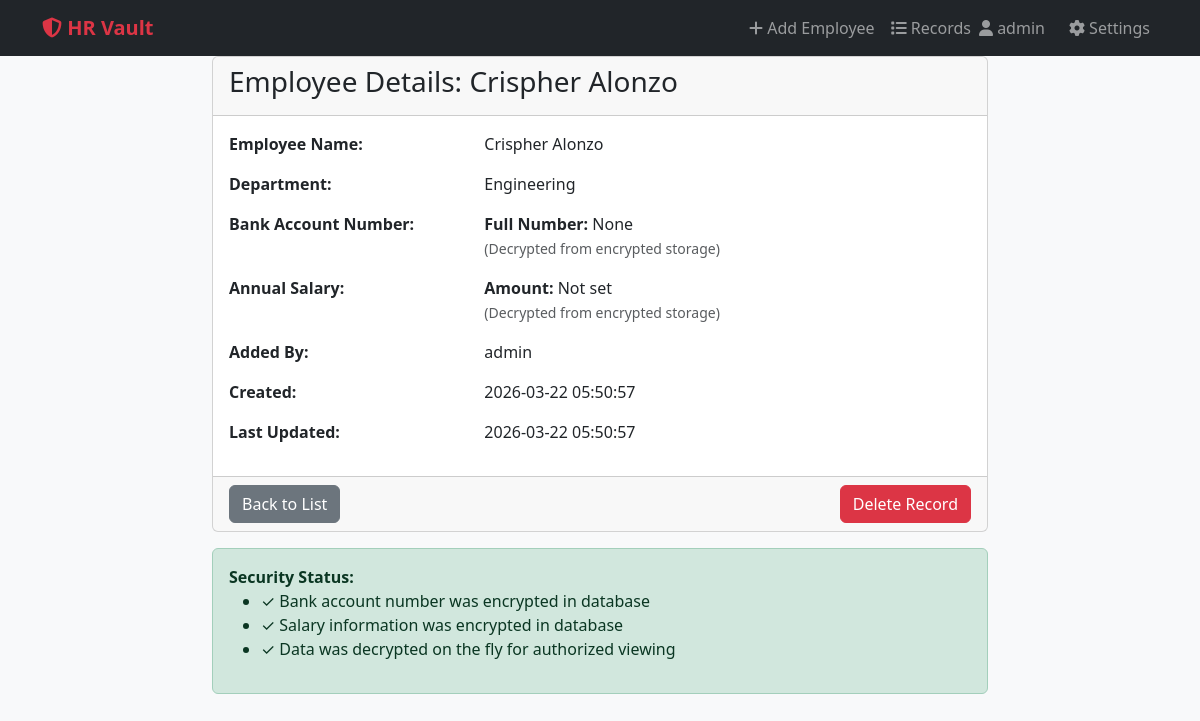
The app's page /employee/2/ (signed in) with its own data.
### hr_vault/models.py (models this page shows, shortened)
class EmployeeRecord(models.Model):
    employee_name = models.CharField(max_length=200, help_text="Employee's full name")
    department = models.CharField(max_length=100, help_text="Employee's department")
    bank_account_number = EncryptedField(help_text="Bank account number (encrypted)")
    annual_salary = EncryptedField(help_text="Annual salary (encrypted)")
    added_by = models.ForeignKey(
        User,
        on_delete=models.CASCADE,
        related_name='added_employee_records',
        help_text="User who created this record"
    )
    created_at = models.DateTimeField(auto_now_add=True)
    updated_at = models.DateTimeField(auto_now=True)
    class Meta:
        ordering = ['-created_at']
        verbose_name = "Employee Record"
        verbose_name_plural = "Employee Records"
    def get_salary_display(self):
        try:
            salary_value = self.annual_salary
            if salary_value:
                return f"${float(salary_value):,.2f}"
            return "Not set"
        except (ValueError, TypeError):
            return self.annual_salary

### hr_vault/views.py (the view)
# urls.py: path('employee/<int:employee_id>/', views.employee_detail, name='employee_detail'),
@login_required(login_url='/admin/login/')
def employee_detail(request, employee_id):
    if request.user.is_superuser:
        employee = get_object_or_404(EmployeeRecord, id=employee_id)
    else:
        employee = get_object_or_404(EmployeeRecord, id=employee_id, added_by=request.user)
    context = {
        'employee': employee,
        'title': f'Employee Details: {employee.employee_name}'
    }
    return render(request, 'hr_vault/employee_detail.html', context)

### hr_vault/models.py (called while the page is built)
    def from_db_value(self, value, expression, connection):
        if value is None:
            return None
        try:
            decrypted_value = self.cipher.decrypt(value)
            return decrypted_value.decode()
        except Exception:
            return None

### hr_vault/templates/hr_vault/employee_detail.html (shortened to what this page needs)
{% extends 'base.html' %}
{% block content %}
<div class="row">
    <div class="col-md-8 offset-md-2">
        <div class="card">
            <div class="card-header">
                <h3>{{ title }}</h3>
            </div>
            <div class="card-body">
                <div class="row mb-3">
                    <div class="col-md-4 fw-bold">Employee Name:</div>
                    <div class="col-md-8">{{ employee.employee_name }}</div>
                </div>
                <div class="row mb-3">
                    <div class="col-md-4 fw-bold">Department:</div>
                    <div class="col-md-8">{{ employee.department }}</div>
                </div>
                <div class="row mb-3 sensitive-data">
                    <div class="col-md-4 fw-bold">Bank Account Number:</div>
                    <div class="col-md-8">
                        <strong>Full Number:</strong> {{ employee.bank_account_number }}<br>
                        <small class="text-muted">(Decrypted from encrypted storage)</small>
                    </div>
                </div>
                <div class="row mb-3 sensitive-data">
                    <div class="col-md-4 fw-bold">Annual Salary:</div>
                    <div class="col-md-8">
                        <strong>Amount:</strong> {{ employee.get_salary_display }}<br>
                        <small class="text-muted">(Decrypted from encrypted storage)</small>
                    </div>
                </div>
                <div class="row mb-3">
                    <div class="col-md-4 fw-bold">Added By:</div>
                    <div class="col-md-8">{{ employee.added_by.username }}</div>
                </div>
                <div class="row mb-3">
                    <div class="col-md-4 fw-bold">Created:</div>
                    <div class="col-md-8">{{ employee.created_at|date:"Y-m-d H:i:s" }}</div>
                </div>
                <div class="row mb-3">
                    <div class="col-md-4 fw-bold">Last Updated:</div>
                    <div class="col-md-8">{{ employee.updated_at|date:"Y-m-d H:i:s" }}</div>
                </div>
            </div>
            <div class="card-footer">
                <a href="{% url 'employee_list' %}" class="btn btn-secondary">Back to List</a>
                <a href="{% url 'delete_employee' employee.id %}" class="btn btn-danger float-end" onclick="return confirm('Are you sure you want to delete this record?')">Delete Record</a>
            </div>
        </div>
        <div class="alert alert-success mt-3">
            <strong>Security Status:</strong>
            <ul>
                <li>✓ Bank account number was encrypted in database</li>
                <li>✓ Salary information was encrypted in database</li>
                <li>✓ Data was decrypted on the fly for authorized viewing</li>
            </ul>
        </div>
    </div>
</div>
{% endblock %}

### hr_vault/templates/base.html (shortened to what this page needs)
<!DOCTYPE html>
<html lang="en">
<head>
    <link href="https://cdn.jsdelivr.net/npm/bootstrap@5.3.0/dist/css/bootstrap.min.css" rel="stylesheet">
    <link href="https://cdnjs.cloudflare.com/ajax/libs/font-awesome/6.4.0/css/all.min.css" rel="stylesheet">
</head>
<body>
    <nav class="navbar navbar-expand-lg navbar-dark bg-dark sticky-top">
        <div class="container">
            <a class="navbar-brand" href="{% url 'employee_list' %}">
                <i class="fas fa-shield-alt"></i> HR Vault
            </a>
            <div class="navbar-nav ms-auto">
                <a class="nav-link" href="{% url 'add_employee' %}">
                    <i class="fas fa-plus"></i> Add Employee
                </a>
                <a class="nav-link" href="{% url 'employee_list' %}">
                    <i class="fas fa-list"></i> Records
                </a>
                {% if user.is_authenticated %}
                    <span class="navbar-text me-3">
                        <i class="fas fa-user"></i> {{ user.username }}
                    </span>
                    <a class="nav-link" href="/admin/password_change/">
                        <i class="fas fa-cog"></i> Settings
                    </a>
                {% endif %}
            </div>
        </div>
    </nav>
    <div class="container-fluid">
        {% block content %}
        {% endblock %}
    </div>
</body>
</html>

### hr_vault/templates/base.html (style rules this page uses)
.navbar-brand { font-weight: bold; color: #dc3545 !important; }
body { background-color: #f8f9fa; }

### records on screen
EmployeeRecord: employee_name "Crispher Alonzo", department "Engineering", bank_account_number "None", salary "Not set", added_by.username "admin", created_at "2026-03-22 05:50:57", updated_at "2026-03-22 05:50:57"

### other values on screen
{{ user.username }} "admin"
{{ title }} "Employee Details: Crispher Alonzo"
